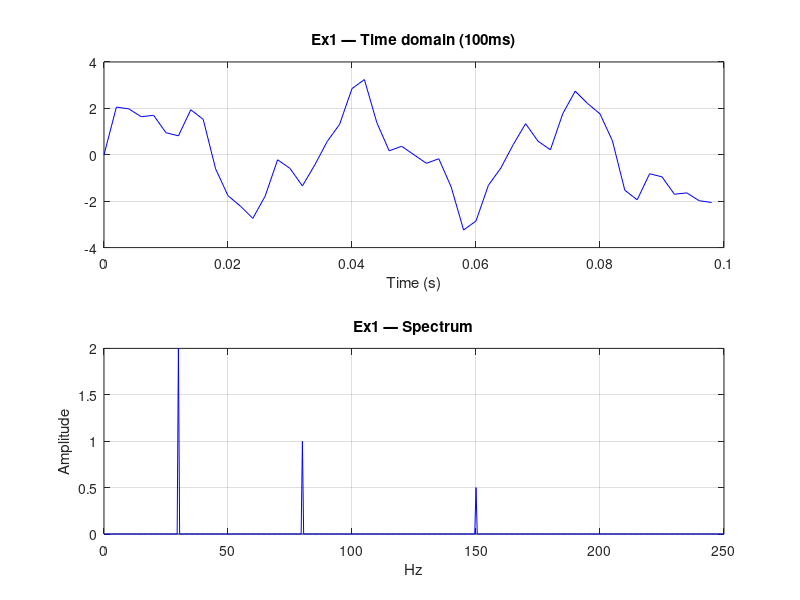

This chart was generated by the following MATLAB code: (Note: this script raises an error after producing the figure.)
% Module 03 — Solutions
clear; clc; close all;

%% Ex 1
fs=500; T=2; t=0:1/fs:T-1/fs; N=length(t);
x=2.0*sin(2*pi*30*t)+1.0*sin(2*pi*80*t)+0.5*sin(2*pi*150*t);
figure;
subplot(2,1,1); plot(t(t<0.1), x(t<0.1),'b');
title('Ex1 — Time domain (100ms)'); xlabel('Time (s)'); grid on;
X=fft(x); half=1:N/2+1;
X_ss=2*abs(X(half))/N; X_ss(1)=X_ss(1)/2;
f_ss=(0:N/2)*(fs/N);
subplot(2,1,2); plot(f_ss, X_ss,'b');
title('Ex1 — Spectrum'); xlabel('Hz'); ylabel('Amplitude'); grid on;

%% Ex 3
fprintf('Frequency resolution analysis:\n');
fs3=1000;
for N3=[256 2048]
  df=fs3/N3;
  fprintf('  N=%4d: df=%.3f Hz -> %s resolve 100 and 102Hz\n', ...
    N3, df, ternary(df<2,'CAN','CANNOT'));
end
fprintf('  Min N: %d (df=%.2fHz)\n', ceil(fs3/2), fs3/ceil(fs3/2));

function out=ternary(c,a,b); if c; out=a; else; out=b; end; end
